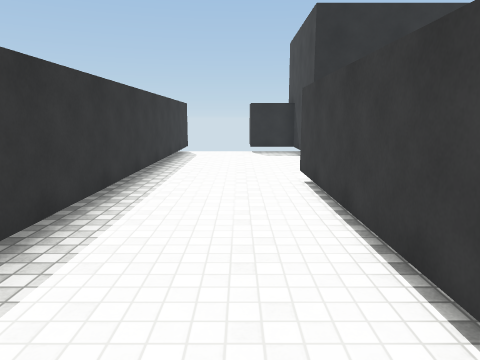
view 1 (above)

24 first-person views from a walk through a scene from a Unity 3-D project. The camera is 1.5 m above the floor, tilts 10° down and sees 70° across. The floor is counted in squares, 1 m on a side. Each view is taken from the middle of a square. On the plan, view 1 faces up. The plan holds only what a view shows up to about 16 squares ahead; the rest is blank. Surface patterns are stand-ins for the level's own textures.

view 2
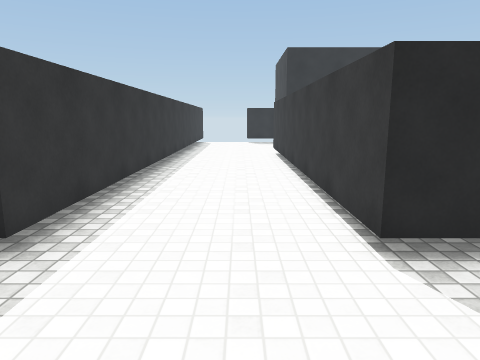

view 3
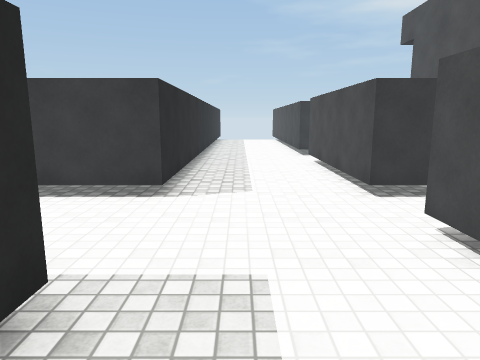

view 4
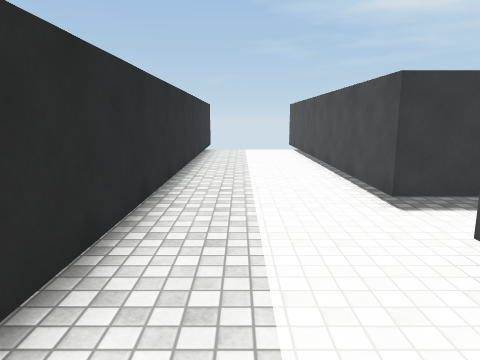

view 5
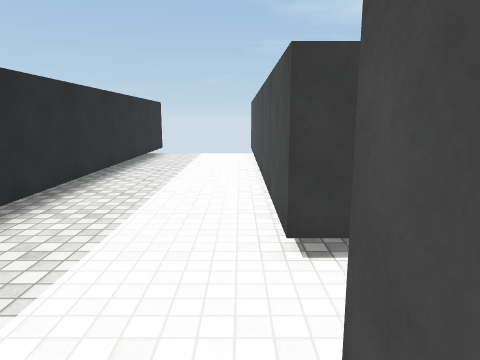

view 6
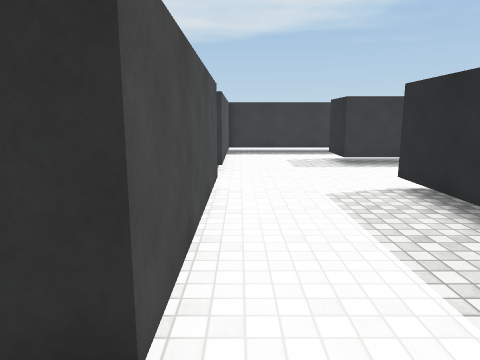

view 7
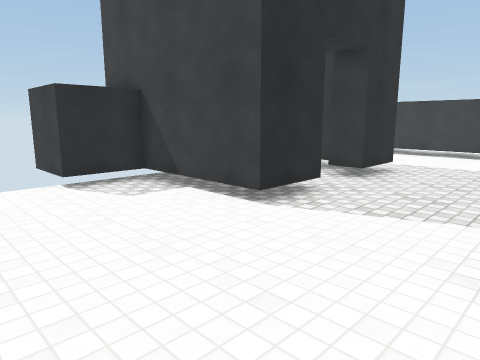

view 8
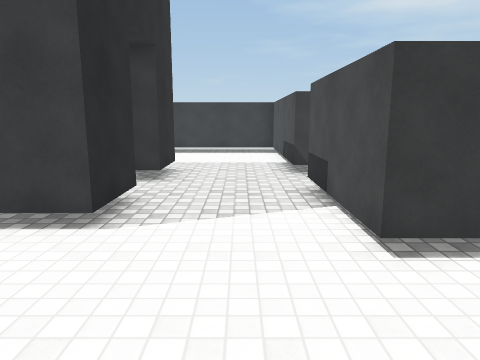

view 9
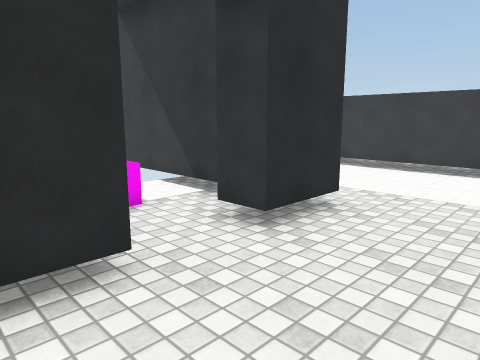

view 10
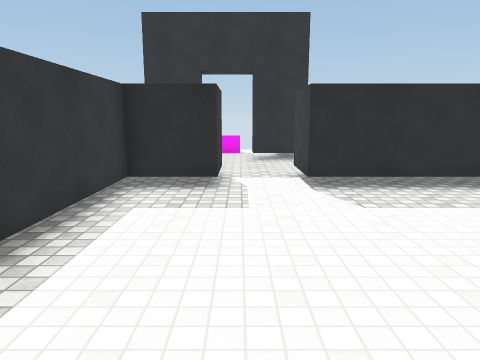

view 11
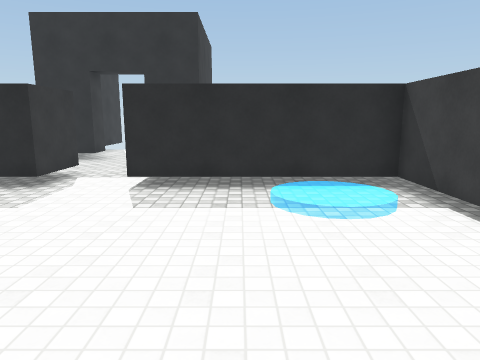

view 12
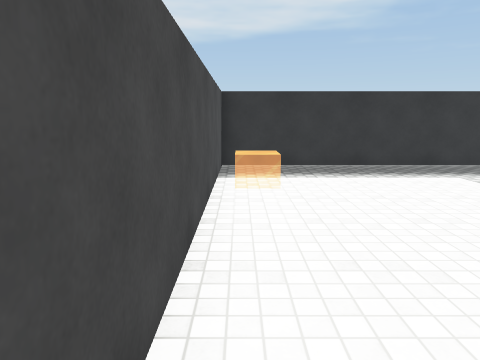

view 13
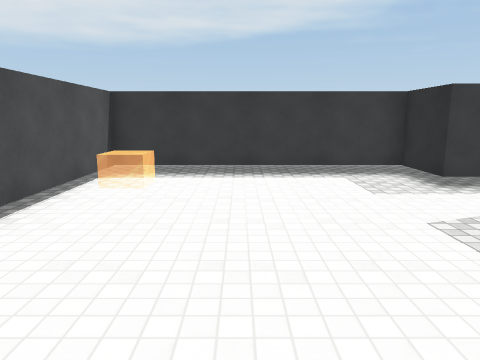

view 14
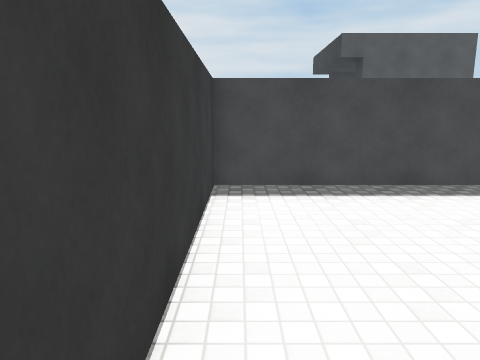

view 15
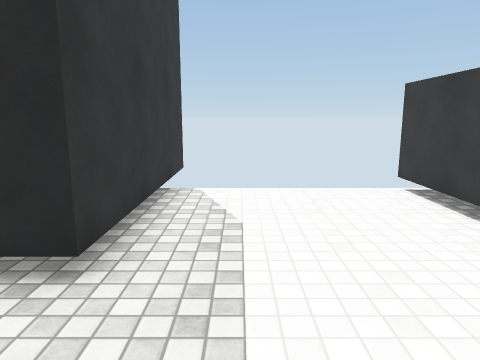

view 16
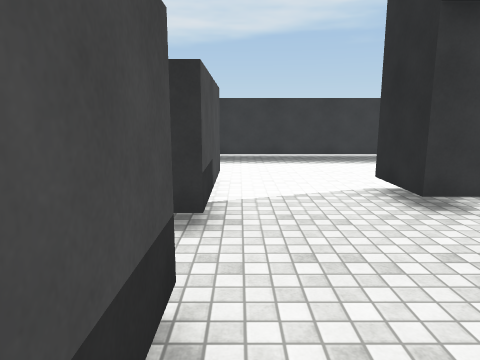

view 17
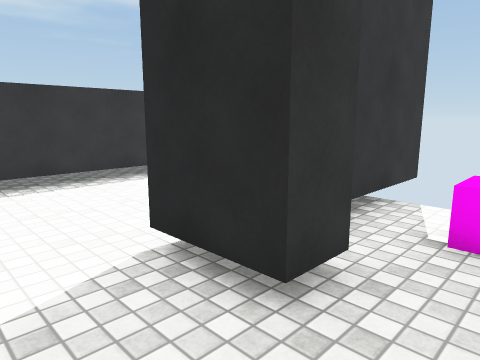

view 18
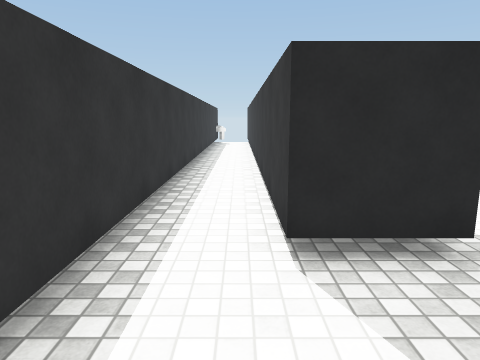

view 19
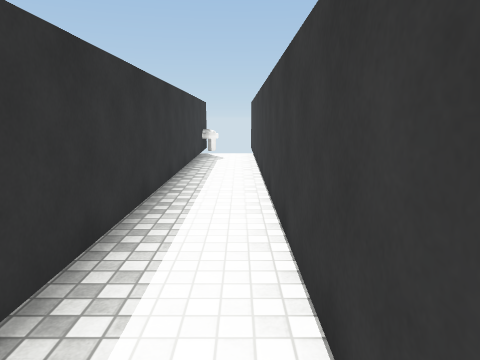

view 20
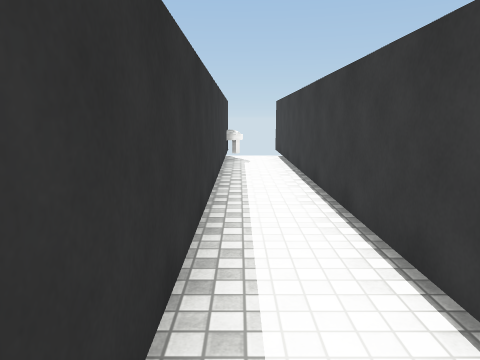

view 21
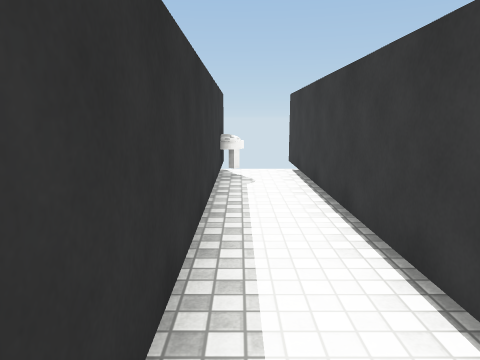

view 22
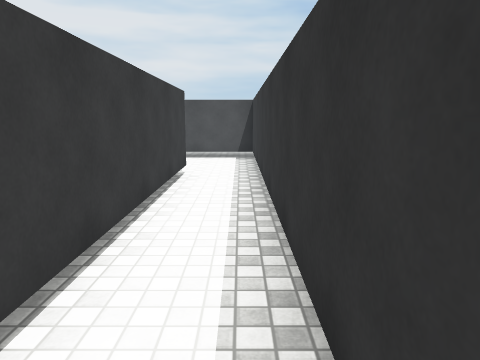

view 23
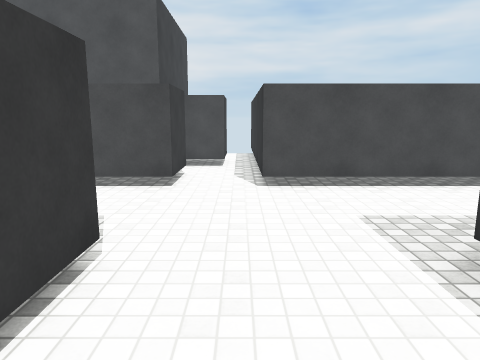

view 24
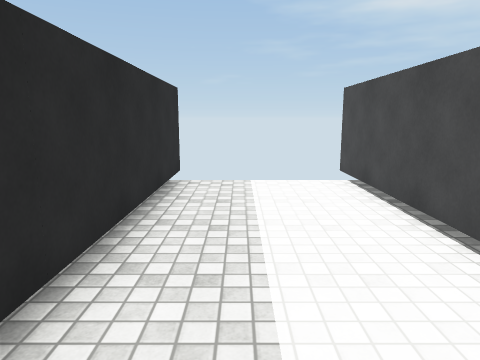

### Floor plan
Points are (right, up) in squares from view 1. A wall is a line through its corners. A room is listed if a view was taken in it or the views show most of it. See-through windows are left out.
Room 1 (views 1, 2, 3, 4, 5, 6, 7, 8, 9, 15, 16, 17, 18, 19, 20, 21, 22, 23, 24)
walls: (7.5, 6.5) (7.5, 8.5) (13.5, 8.5) (13.5, 16.5); (3.6, 12) (2.5, 12) (2.5, 16); (7.5, 13.5) (7.5, 18); (-2.5, 16.3) (-2.5, -3.5) (-4.5, -3.5) (-4.5, 16.5); (1.5, -9.5) (1.5, -7.5) (7.5, -7.5) (7.5, -8.2); (3.5, 18.1) (3.5, 15); (-6.5, 16.5) (-6.5, -7.5) (-0.5, -7.5) (-0.5, -9.5); (9.5, -9) (9.5, -7.5) (21.5, -7.5); (8.5, 18) (8.5, 12) (7.5, 12); (21.5, -3.5) (1.5, -3.5) (1.5, 8.5) (5.5, 8.5) (5.5, 6.5)
ways out: opening at (6.5, 7.5) to room 2; opening at (0.5, -8.5); opening at (8.5, -8.5)
objects: other object (-6, 15); black cube (1, 16) to (2, 18); black block (4, 12) to (4, 13); cube (5, 15) to (6, 15); black block (7, 12) to (7, 13)
Room 2 (views 10, 11, 12, 13, 14)
walls: (5.5, 6.5) (3.5, 6.5) (3.5, -1.5) (13.5, -1.5) (13.5, 6.5) (7.5, 6.5)
ways out: opening at (6.5, 7.5) to room 1

Where each view was taken, in squares from view 1:
view 1: 0 up, 0 right, facing up
view 2: 7 down, 0 right, facing up
view 3: 5 down, 5 left, facing right
view 4: 5 down, 4 right, facing right
view 5: 7 down, 6 right, facing right
view 6: 7 down, 9 right, facing left
view 7: 8 up, 2 left, facing up-right
view 8: 10 up, 2 left, facing right
view 9: 9 up, 3 right, facing up-right
view 10: 1 down, 6 right, facing up
view 11: 1 down, 10 right, facing up
view 12: 1 down, 13 right, facing left
view 13: 2 up, 13 right, facing left
view 14: 5 up, 13 right, facing down
view 15: 9 up, 10 right, facing up
view 16: 9 up, 10 right, facing left
view 17: 10 up, 6 right, facing up-left
view 18: 7 down, 5 left, facing up
view 19: 1 up, 5 left, facing up
view 20: 2 up, 6 left, facing up
view 21: 6 up, 6 left, facing up
view 22: 6 up, 6 left, facing down
view 23: 0 up, 0 right, facing down
view 24: 5 down, 13 right, facing right
